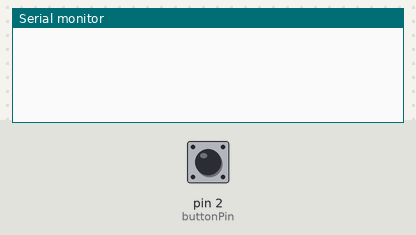
Recording of a sketch running on a simulated Arduino Uno, built with avr-gcc and run on an emulated ATmega328P. Shown: the last lines printed to the serial monitor. Inputs (shaded band) come from the test bench; at power-on: pin 2 (buttonPin) HIGH.

Above: at 1.2 s.
1.3 s: pin 2 (buttonPin) pulled LOW for 0.15 s
At 2.1 s:
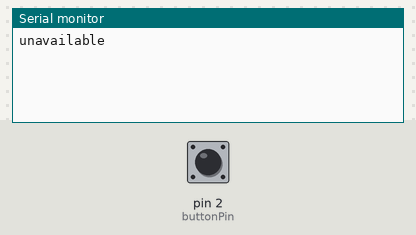
At 3.1 s:
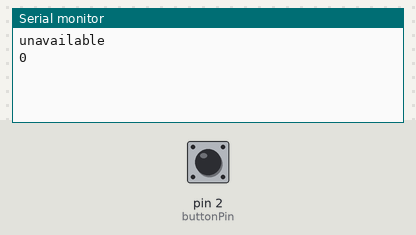

The sketch:

Demo.ino
```cpp
/*
this sketch is just to parseInt
the real sketch will do something a bit more complicated with it - so testing
the real sketch relies on knowing the mock framework behaves as it should
any resemblance between this test sketch that we use to test the framework
and the sketch that we are actually using the framework to test is purely
coincidental
*/

const int buttonPin = 2;

void setup() {
  pinMode(buttonPin, INPUT_PULLUP);
  Serial.begin(9600);
}

void loop() {
  static int lastState = HIGH;
  int currentState = digitalRead(buttonPin);

  if (currentState != lastState) {
    if (currentState == LOW) {
      if (!Serial.available()) {
        Serial.print("unavailable");
        Serial.write(10);
      }
      int newCode = Serial.parseInt();
      Serial.print(newCode);
      Serial.write(10);
    }
  }
  lastState = currentState;
}
```

Measured:
- after the input at 1.3 s, the serial monitor: prints a new line at once (image 1)
